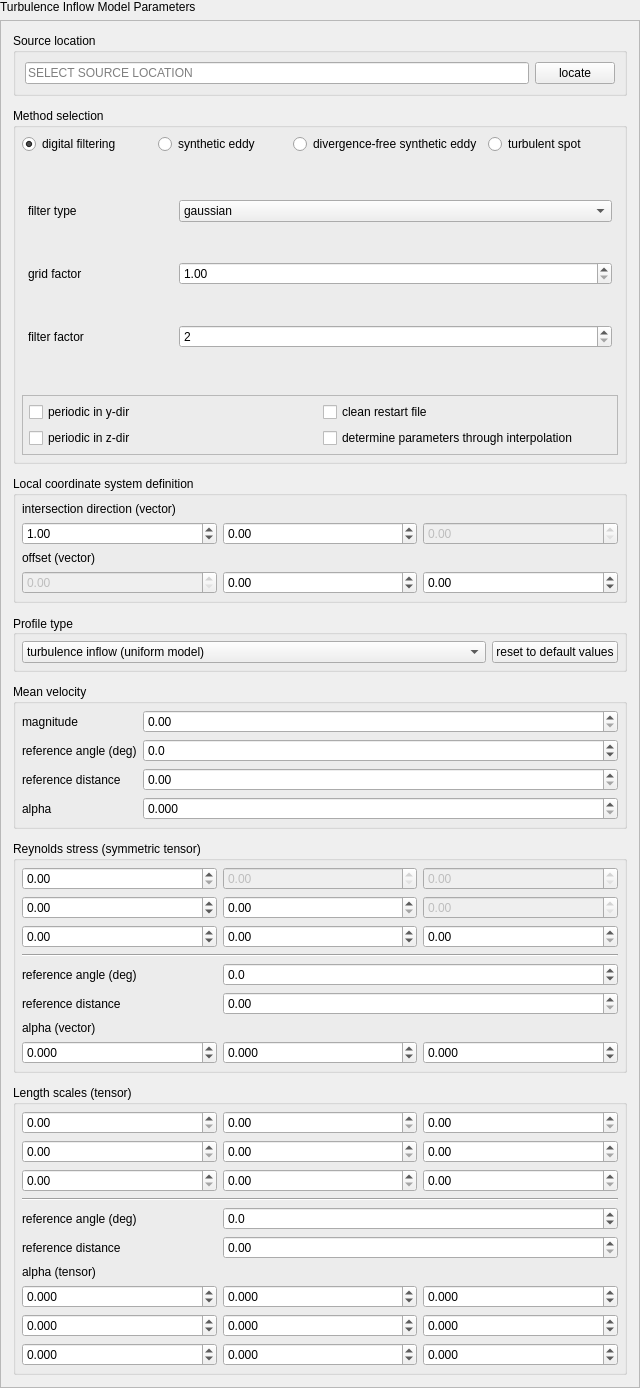
<?xml version="1.0" encoding="UTF-8"?>
<ui version="4.0">
 <class>InflowParameterWidget</class>
 <widget class="QFrame" name="InflowParameterWidget">
  <property name="geometry">
   <rect>
    <x>0</x>
    <y>0</y>
    <width>640</width>
    <height>1388</height>
   </rect>
  </property>
  <property name="minimumSize">
   <size>
    <width>0</width>
    <height>0</height>
   </size>
  </property>
  <property name="windowTitle">
   <string>Frame</string>
  </property>
  <layout class="QVBoxLayout" name="verticalLayout_2">
   <property name="leftMargin">
    <number>0</number>
   </property>
   <property name="topMargin">
    <number>0</number>
   </property>
   <property name="rightMargin">
    <number>0</number>
   </property>
   <property name="bottomMargin">
    <number>0</number>
   </property>
   <item>
    <widget class="QLabel" name="headerLabel">
     <property name="text">
      <string>Turbulence Inflow Model Parameters</string>
     </property>
    </widget>
   </item>
   <item>
    <widget class="QScrollArea" name="scrollArea">
     <property name="sizePolicy">
      <sizepolicy hsizetype="Expanding" vsizetype="MinimumExpanding">
       <horstretch>0</horstretch>
       <verstretch>0</verstretch>
      </sizepolicy>
     </property>
     <property name="widgetResizable">
      <bool>true</bool>
     </property>
     <widget class="QWidget" name="scrollAreaWidgetContents">
      <property name="geometry">
       <rect>
        <x>0</x>
        <y>0</y>
        <width>638</width>
        <height>1362</height>
       </rect>
      </property>
      <layout class="QVBoxLayout" name="verticalLayout">
       <property name="spacing">
        <number>12</number>
       </property>
       <property name="leftMargin">
        <number>12</number>
       </property>
       <property name="topMargin">
        <number>12</number>
       </property>
       <property name="rightMargin">
        <number>12</number>
       </property>
       <property name="bottomMargin">
        <number>12</number>
       </property>
       <item>
        <widget class="QGroupBox" name="sourceGroup">
         <property name="sizePolicy">
          <sizepolicy hsizetype="Preferred" vsizetype="Fixed">
           <horstretch>0</horstretch>
           <verstretch>0</verstretch>
          </sizepolicy>
         </property>
         <property name="title">
          <string>Source location</string>
         </property>
         <layout class="QGridLayout" name="gridLayout">
          <item row="0" column="0">
           <widget class="QLineEdit" name="sourceLocationDisplay">
            <property name="sizePolicy">
             <sizepolicy hsizetype="Expanding" vsizetype="Fixed">
              <horstretch>2</horstretch>
              <verstretch>0</verstretch>
             </sizepolicy>
            </property>
            <property name="acceptDrops">
             <bool>false</bool>
            </property>
            <property name="readOnly">
             <bool>true</bool>
            </property>
            <property name="placeholderText">
             <string>SELECT SOURCE LOCATION</string>
            </property>
           </widget>
          </item>
          <item row="0" column="1">
           <widget class="QPushButton" name="sourceLocateBtn">
            <property name="sizePolicy">
             <sizepolicy hsizetype="Preferred" vsizetype="Fixed">
              <horstretch>0</horstretch>
              <verstretch>0</verstretch>
             </sizepolicy>
            </property>
            <property name="text">
             <string>locate</string>
            </property>
           </widget>
          </item>
         </layout>
        </widget>
       </item>
       <item>
        <widget class="QGroupBox" name="methodSelectionGroup">
         <property name="title">
          <string>Method selection</string>
         </property>
         <layout class="QGridLayout" name="gridLayout_4">
          <property name="leftMargin">
           <number>6</number>
          </property>
          <property name="topMargin">
           <number>6</number>
          </property>
          <property name="rightMargin">
           <number>6</number>
          </property>
          <property name="bottomMargin">
           <number>6</number>
          </property>
          <property name="verticalSpacing">
           <number>6</number>
          </property>
          <item row="0" column="1">
           <widget class="QRadioButton" name="RB_syntheticEddie">
            <property name="text">
             <string>synthetic eddy</string>
            </property>
           </widget>
          </item>
          <item row="0" column="3">
           <widget class="QRadioButton" name="RB_turbulentSpot">
            <property name="text">
             <string>turbulent spot</string>
            </property>
           </widget>
          </item>
          <item row="0" column="2">
           <widget class="QRadioButton" name="RB_divergenceFree">
            <property name="text">
             <string>divergence-free synthetic eddy</string>
            </property>
           </widget>
          </item>
          <item row="0" column="0">
           <widget class="QRadioButton" name="RB_digitalFilter">
            <property name="text">
             <string>digital filtering</string>
            </property>
            <property name="checked">
             <bool>true</bool>
            </property>
           </widget>
          </item>
          <item row="1" column="0" colspan="4">
           <widget class="QStackedWidget" name="stackedMethods">
            <property name="currentIndex">
             <number>0</number>
            </property>
            <widget class="QWidget" name="digitalFilterPage">
             <layout class="QGridLayout" name="gridLayout_5" columnstretch="1,3">
              <property name="leftMargin">
               <number>6</number>
              </property>
              <property name="topMargin">
               <number>6</number>
              </property>
              <property name="rightMargin">
               <number>6</number>
              </property>
              <property name="bottomMargin">
               <number>6</number>
              </property>
              <item row="0" column="0">
               <widget class="QLabel" name="label_shaoe">
                <property name="text">
                 <string>filter type</string>
                </property>
               </widget>
              </item>
              <item row="2" column="1">
               <widget class="QSpinBox" name="filterFactor">
                <property name="minimum">
                 <number>2</number>
                </property>
                <property name="value">
                 <number>2</number>
                </property>
               </widget>
              </item>
              <item row="1" column="0">
               <widget class="QLabel" name="label_gridFactor">
                <property name="text">
                 <string>grid factor</string>
                </property>
               </widget>
              </item>
              <item row="1" column="1">
               <widget class="QDoubleSpinBox" name="gridFactor">
                <property name="minimum">
                 <double>1.000000000000000</double>
                </property>
                <property name="singleStep">
                 <double>0.010000000000000</double>
                </property>
               </widget>
              </item>
              <item row="2" column="0">
               <widget class="QLabel" name="label_filterFactor">
                <property name="text">
                 <string>filter factor</string>
                </property>
               </widget>
              </item>
              <item row="0" column="1">
               <widget class="QComboBox" name="filterType">
                <item>
                 <property name="text">
                  <string>gaussian</string>
                 </property>
                </item>
                <item>
                 <property name="text">
                  <string>exponential</string>
                 </property>
                </item>
               </widget>
              </item>
             </layout>
            </widget>
            <widget class="QWidget" name="syntheticEddiePage">
             <layout class="QGridLayout" name="gridLayout_7" columnstretch="1,3">
              <property name="leftMargin">
               <number>6</number>
              </property>
              <property name="topMargin">
               <number>6</number>
              </property>
              <property name="rightMargin">
               <number>6</number>
              </property>
              <property name="bottomMargin">
               <number>6</number>
              </property>
              <item row="1" column="0">
               <widget class="QLabel" name="label_eddyDensity">
                <property name="text">
                 <string>eddy density</string>
                </property>
               </widget>
              </item>
              <item row="0" column="0">
               <widget class="QLabel" name="label_eddyType">
                <property name="text">
                 <string>eddy type</string>
                </property>
               </widget>
              </item>
              <item row="0" column="1">
               <widget class="QComboBox" name="eddyType">
                <item>
                 <property name="text">
                  <string>gaussian</string>
                 </property>
                </item>
                <item>
                 <property name="text">
                  <string>tent</string>
                 </property>
                </item>
                <item>
                 <property name="text">
                  <string>step</string>
                 </property>
                </item>
               </widget>
              </item>
              <item row="1" column="1">
               <widget class="QDoubleSpinBox" name="eddyDensity">
                <property name="minimum">
                 <double>1.000000000000000</double>
                </property>
                <property name="maximum">
                 <double>99.000000000000000</double>
                </property>
                <property name="singleStep">
                 <double>0.010000000000000</double>
                </property>
               </widget>
              </item>
             </layout>
            </widget>
            <widget class="QWidget" name="divergenceFreePage">
             <layout class="QGridLayout" name="gridLayout_10" columnstretch="1,3">
              <property name="leftMargin">
               <number>6</number>
              </property>
              <property name="topMargin">
               <number>6</number>
              </property>
              <property name="rightMargin">
               <number>6</number>
              </property>
              <property name="bottomMargin">
               <number>6</number>
              </property>
              <item row="0" column="0">
               <widget class="QLabel" name="label_eddyDensity2">
                <property name="text">
                 <string>eddy density</string>
                </property>
               </widget>
              </item>
              <item row="0" column="1">
               <widget class="QDoubleSpinBox" name="divEddyDensity">
                <property name="minimum">
                 <double>1.000000000000000</double>
                </property>
                <property name="singleStep">
                 <double>0.010000000000000</double>
                </property>
               </widget>
              </item>
             </layout>
            </widget>
            <widget class="QWidget" name="turbulentSpotPage">
             <layout class="QGridLayout" name="gridLayout_11" columnstretch="1,3">
              <property name="leftMargin">
               <number>6</number>
              </property>
              <property name="topMargin">
               <number>6</number>
              </property>
              <property name="rightMargin">
               <number>6</number>
              </property>
              <property name="bottomMargin">
               <number>6</number>
              </property>
              <property name="verticalSpacing">
               <number>6</number>
              </property>
              <item row="1" column="0">
               <widget class="QLabel" name="label_turbulentSpotDensity">
                <property name="text">
                 <string>turbulent spot density</string>
                </property>
               </widget>
              </item>
              <item row="0" column="0">
               <widget class="QLabel" name="label_turbulentSpotType">
                <property name="text">
                 <string>turbulent spot type</string>
                </property>
               </widget>
              </item>
              <item row="1" column="1">
               <widget class="QDoubleSpinBox" name="turbulentSpotDensity">
                <property name="minimum">
                 <double>1.000000000000000</double>
                </property>
               </widget>
              </item>
              <item row="0" column="1">
               <widget class="QFrame" name="frame">
                <property name="frameShape">
                 <enum>QFrame::StyledPanel</enum>
                </property>
                <property name="frameShadow">
                 <enum>QFrame::Raised</enum>
                </property>
                <layout class="QHBoxLayout" name="horizontalLayout_2">
                 <property name="leftMargin">
                  <number>6</number>
                 </property>
                 <property name="topMargin">
                  <number>6</number>
                 </property>
                 <property name="rightMargin">
                  <number>6</number>
                 </property>
                 <property name="bottomMargin">
                  <number>6</number>
                 </property>
                 <item>
                  <widget class="QRadioButton" name="RB_turbulentSpotTypeL">
                   <property name="text">
                    <string>type L</string>
                   </property>
                   <property name="checked">
                    <bool>true</bool>
                   </property>
                  </widget>
                 </item>
                 <item>
                  <widget class="QRadioButton" name="RB_turbulentSpotTypeR">
                   <property name="text">
                    <string>type R</string>
                   </property>
                  </widget>
                 </item>
                </layout>
               </widget>
              </item>
             </layout>
            </widget>
           </widget>
          </item>
          <item row="2" column="0" colspan="4">
           <widget class="QFrame" name="optionsFrame_1">
            <property name="minimumSize">
             <size>
              <width>0</width>
              <height>0</height>
             </size>
            </property>
            <property name="frameShape">
             <enum>QFrame::StyledPanel</enum>
            </property>
            <property name="frameShadow">
             <enum>QFrame::Raised</enum>
            </property>
            <layout class="QGridLayout" name="gridLayout_9">
             <property name="leftMargin">
              <number>6</number>
             </property>
             <property name="topMargin">
              <number>6</number>
             </property>
             <property name="rightMargin">
              <number>6</number>
             </property>
             <property name="bottomMargin">
              <number>6</number>
             </property>
             <item row="2" column="1">
              <widget class="QCheckBox" name="CBx_periodicZ">
               <property name="text">
                <string>periodic in z-dir</string>
               </property>
              </widget>
             </item>
             <item row="1" column="2">
              <widget class="QCheckBox" name="CBx_cleanRestart">
               <property name="text">
                <string>clean restart file</string>
               </property>
              </widget>
             </item>
             <item row="2" column="2">
              <widget class="QCheckBox" name="CBx_interpolateParameters">
               <property name="text">
                <string>determine parameters through interpolation</string>
               </property>
              </widget>
             </item>
             <item row="1" column="1">
              <widget class="QCheckBox" name="CBx_periodicY">
               <property name="text">
                <string>periodic in y-dir</string>
               </property>
              </widget>
             </item>
            </layout>
           </widget>
          </item>
         </layout>
        </widget>
       </item>
       <item>
        <widget class="QGroupBox" name="localCoordinateSystemGroup">
         <property name="title">
          <string>Local coordinate system definition</string>
         </property>
         <layout class="QGridLayout" name="gridLayout_8">
          <property name="leftMargin">
           <number>6</number>
          </property>
          <property name="topMargin">
           <number>6</number>
          </property>
          <property name="rightMargin">
           <number>6</number>
          </property>
          <property name="bottomMargin">
           <number>6</number>
          </property>
          <item row="3" column="2">
           <widget class="QDoubleSpinBox" name="offset2">
            <property name="minimum">
             <double>-10.000000000000000</double>
            </property>
            <property name="maximum">
             <double>10.000000000000000</double>
            </property>
            <property name="singleStep">
             <double>0.010000000000000</double>
            </property>
           </widget>
          </item>
          <item row="1" column="1">
           <widget class="QDoubleSpinBox" name="dir2">
            <property name="minimum">
             <double>-10.000000000000000</double>
            </property>
            <property name="maximum">
             <double>10.000000000000000</double>
            </property>
            <property name="singleStep">
             <double>0.010000000000000</double>
            </property>
           </widget>
          </item>
          <item row="3" column="1">
           <widget class="QDoubleSpinBox" name="offset1">
            <property name="minimum">
             <double>-10.000000000000000</double>
            </property>
            <property name="maximum">
             <double>10.000000000000000</double>
            </property>
            <property name="singleStep">
             <double>0.010000000000000</double>
            </property>
           </widget>
          </item>
          <item row="1" column="2">
           <widget class="QDoubleSpinBox" name="dir3">
            <property name="enabled">
             <bool>false</bool>
            </property>
           </widget>
          </item>
          <item row="3" column="0">
           <widget class="QDoubleSpinBox" name="offset0">
            <property name="enabled">
             <bool>false</bool>
            </property>
           </widget>
          </item>
          <item row="1" column="0">
           <widget class="QDoubleSpinBox" name="dir1">
            <property name="minimum">
             <double>-10.000000000000000</double>
            </property>
            <property name="maximum">
             <double>10.000000000000000</double>
            </property>
            <property name="singleStep">
             <double>0.010000000000000</double>
            </property>
            <property name="value">
             <double>1.000000000000000</double>
            </property>
           </widget>
          </item>
          <item row="2" column="0">
           <widget class="QLabel" name="label_offsetVector">
            <property name="text">
             <string>offset (vector)</string>
            </property>
           </widget>
          </item>
          <item row="0" column="0">
           <widget class="QLabel" name="label_intersectionVector">
            <property name="text">
             <string>intersection direction (vector)</string>
            </property>
           </widget>
          </item>
         </layout>
        </widget>
       </item>
       <item>
        <widget class="QGroupBox" name="typeSelectionGroup">
         <property name="sizePolicy">
          <sizepolicy hsizetype="Preferred" vsizetype="Fixed">
           <horstretch>0</horstretch>
           <verstretch>0</verstretch>
          </sizepolicy>
         </property>
         <property name="title">
          <string>Profile type</string>
         </property>
         <property name="alignment">
          <set>Qt::AlignLeading|Qt::AlignLeft|Qt::AlignVCenter</set>
         </property>
         <property name="flat">
          <bool>false</bool>
         </property>
         <property name="checkable">
          <bool>false</bool>
         </property>
         <layout class="QHBoxLayout" name="horizontalLayout">
          <property name="leftMargin">
           <number>6</number>
          </property>
          <property name="topMargin">
           <number>6</number>
          </property>
          <property name="rightMargin">
           <number>6</number>
          </property>
          <property name="bottomMargin">
           <number>6</number>
          </property>
          <item>
           <widget class="QComboBox" name="modelSelectionCBX">
            <property name="sizePolicy">
             <sizepolicy hsizetype="Expanding" vsizetype="Fixed">
              <horstretch>0</horstretch>
              <verstretch>0</verstretch>
             </sizepolicy>
            </property>
            <item>
             <property name="text">
              <string>turbulence inflow (uniform model)</string>
             </property>
            </item>
            <item>
             <property name="text">
              <string>turbulence inflow (exponential model)</string>
             </property>
            </item>
           </widget>
          </item>
          <item>
           <widget class="QPushButton" name="resetButton">
            <property name="sizePolicy">
             <sizepolicy hsizetype="Preferred" vsizetype="Fixed">
              <horstretch>0</horstretch>
              <verstretch>0</verstretch>
             </sizepolicy>
            </property>
            <property name="text">
             <string>reset to default values</string>
            </property>
           </widget>
          </item>
         </layout>
        </widget>
       </item>
       <item>
        <widget class="QGroupBox" name="velocityGroup">
         <property name="title">
          <string>Mean velocity</string>
         </property>
         <layout class="QGridLayout" name="gridLayout_3" columnstretch="0,1">
          <property name="leftMargin">
           <number>6</number>
          </property>
          <property name="topMargin">
           <number>6</number>
          </property>
          <property name="rightMargin">
           <number>6</number>
          </property>
          <property name="bottomMargin">
           <number>6</number>
          </property>
          <item row="0" column="0">
           <widget class="QLabel" name="label_velocityU">
            <property name="text">
             <string>magnitude</string>
            </property>
           </widget>
          </item>
          <item row="1" column="0">
           <widget class="QLabel" name="label_refAngleU">
            <property name="text">
             <string>reference angle (deg)</string>
            </property>
           </widget>
          </item>
          <item row="2" column="0">
           <widget class="QLabel" name="label_refDistU">
            <property name="text">
             <string>reference distance</string>
            </property>
           </widget>
          </item>
          <item row="3" column="0">
           <widget class="QLabel" name="label_alphaU">
            <property name="text">
             <string>alpha</string>
            </property>
           </widget>
          </item>
          <item row="0" column="1">
           <widget class="QDoubleSpinBox" name="vel">
            <property name="maximum">
             <double>333.000000000000000</double>
            </property>
            <property name="singleStep">
             <double>0.100000000000000</double>
            </property>
           </widget>
          </item>
          <item row="1" column="1">
           <widget class="QDoubleSpinBox" name="refAngleU">
            <property name="decimals">
             <number>1</number>
            </property>
            <property name="minimum">
             <double>-180.000000000000000</double>
            </property>
            <property name="maximum">
             <double>180.000000000000000</double>
            </property>
           </widget>
          </item>
          <item row="2" column="1">
           <widget class="QDoubleSpinBox" name="refDistU">
            <property name="maximum">
             <double>300.000000000000000</double>
            </property>
           </widget>
          </item>
          <item row="3" column="1">
           <widget class="QDoubleSpinBox" name="alphaU">
            <property name="decimals">
             <number>3</number>
            </property>
            <property name="singleStep">
             <double>0.010000000000000</double>
            </property>
           </widget>
          </item>
         </layout>
        </widget>
       </item>
       <item>
        <widget class="QGroupBox" name="phiTensorGroup">
         <property name="title">
          <string>Reynolds stress (symmetric tensor)</string>
         </property>
         <layout class="QGridLayout" name="gridLayout_2" rowstretch="0,0,0,0,0,0,0,0,0,0,0">
          <property name="leftMargin">
           <number>6</number>
          </property>
          <property name="topMargin">
           <number>6</number>
          </property>
          <property name="rightMargin">
           <number>6</number>
          </property>
          <property name="bottomMargin">
           <number>6</number>
          </property>
          <item row="1" column="0">
           <widget class="QDoubleSpinBox" name="PHI11"/>
          </item>
          <item row="1" column="1">
           <widget class="QDoubleSpinBox" name="PHI12">
            <property name="enabled">
             <bool>false</bool>
            </property>
           </widget>
          </item>
          <item row="1" column="2">
           <widget class="QDoubleSpinBox" name="PHI13">
            <property name="enabled">
             <bool>false</bool>
            </property>
           </widget>
          </item>
          <item row="2" column="0">
           <widget class="QDoubleSpinBox" name="PHI21">
            <property name="minimum">
             <double>-100.000000000000000</double>
            </property>
           </widget>
          </item>
          <item row="2" column="1">
           <widget class="QDoubleSpinBox" name="PHI22"/>
          </item>
          <item row="2" column="2">
           <widget class="QDoubleSpinBox" name="PHI23">
            <property name="enabled">
             <bool>false</bool>
            </property>
           </widget>
          </item>
          <item row="5" column="0">
           <widget class="QDoubleSpinBox" name="PHI31">
            <property name="minimum">
             <double>-100.000000000000000</double>
            </property>
           </widget>
          </item>
          <item row="5" column="1">
           <widget class="QDoubleSpinBox" name="PHI32">
            <property name="minimum">
             <double>-100.000000000000000</double>
            </property>
           </widget>
          </item>
          <item row="5" column="2">
           <widget class="QDoubleSpinBox" name="PHI33"/>
          </item>
          <item row="6" column="0" colspan="3">
           <widget class="Line" name="line_3">
            <property name="orientation">
             <enum>Qt::Horizontal</enum>
            </property>
           </widget>
          </item>
          <item row="7" column="0">
           <widget class="QLabel" name="label_refAnglePHI">
            <property name="text">
             <string>reference angle (deg)</string>
            </property>
           </widget>
          </item>
          <item row="7" column="1" colspan="2">
           <widget class="QDoubleSpinBox" name="refAnglePHI">
            <property name="decimals">
             <number>1</number>
            </property>
            <property name="minimum">
             <double>-180.000000000000000</double>
            </property>
            <property name="maximum">
             <double>180.000000000000000</double>
            </property>
           </widget>
          </item>
          <item row="8" column="0">
           <widget class="QLabel" name="label_refDistPHI">
            <property name="text">
             <string>reference distance</string>
            </property>
           </widget>
          </item>
          <item row="8" column="1" colspan="2">
           <widget class="QDoubleSpinBox" name="refDistPHI">
            <property name="maximum">
             <double>300.000000000000000</double>
            </property>
           </widget>
          </item>
          <item row="9" column="0" colspan="3">
           <widget class="QLabel" name="label_alphaPHI">
            <property name="sizePolicy">
             <sizepolicy hsizetype="Preferred" vsizetype="Preferred">
              <horstretch>0</horstretch>
              <verstretch>0</verstretch>
             </sizepolicy>
            </property>
            <property name="text">
             <string>alpha (vector)</string>
            </property>
           </widget>
          </item>
          <item row="10" column="0">
           <widget class="QDoubleSpinBox" name="alpha1">
            <property name="decimals">
             <number>3</number>
            </property>
            <property name="minimum">
             <double>-99.989999999999995</double>
            </property>
            <property name="singleStep">
             <double>0.010000000000000</double>
            </property>
           </widget>
          </item>
          <item row="10" column="1">
           <widget class="QDoubleSpinBox" name="alpha2">
            <property name="decimals">
             <number>3</number>
            </property>
            <property name="minimum">
             <double>-99.989999999999995</double>
            </property>
            <property name="singleStep">
             <double>0.010000000000000</double>
            </property>
           </widget>
          </item>
          <item row="10" column="2">
           <widget class="QDoubleSpinBox" name="alpha3">
            <property name="decimals">
             <number>3</number>
            </property>
            <property name="minimum">
             <double>-99.989999999999995</double>
            </property>
            <property name="singleStep">
             <double>0.010000000000000</double>
            </property>
           </widget>
          </item>
         </layout>
        </widget>
       </item>
       <item>
        <widget class="QGroupBox" name="LTensorGroup">
         <property name="title">
          <string>Length scales (tensor)</string>
         </property>
         <layout class="QGridLayout" name="gridLayout_2" rowstretch="0,0,0,0,0,0,0,0,0,0,0,0,0">
          <property name="leftMargin">
           <number>6</number>
          </property>
          <property name="topMargin">
           <number>6</number>
          </property>
          <property name="rightMargin">
           <number>6</number>
          </property>
          <property name="bottomMargin">
           <number>6</number>
          </property>
          <item row="1" column="0">
           <widget class="QDoubleSpinBox" name="L11"/>
          </item>
          <item row="1" column="1">
           <widget class="QDoubleSpinBox" name="L12"/>
          </item>
          <item row="1" column="2">
           <widget class="QDoubleSpinBox" name="L13"/>
          </item>
          <item row="2" column="0">
           <widget class="QDoubleSpinBox" name="L21"/>
          </item>
          <item row="2" column="1">
           <widget class="QDoubleSpinBox" name="L22"/>
          </item>
          <item row="2" column="2">
           <widget class="QDoubleSpinBox" name="L23"/>
          </item>
          <item row="5" column="0">
           <widget class="QDoubleSpinBox" name="L31"/>
          </item>
          <item row="5" column="1">
           <widget class="QDoubleSpinBox" name="L32"/>
          </item>
          <item row="5" column="2">
           <widget class="QDoubleSpinBox" name="L33"/>
          </item>
          <item row="6" column="0" colspan="3">
           <widget class="Line" name="line_3">
            <property name="orientation">
             <enum>Qt::Horizontal</enum>
            </property>
           </widget>
          </item>
          <item row="7" column="0">
           <widget class="QLabel" name="label_refAngleL">
            <property name="text">
             <string>reference angle (deg)</string>
            </property>
           </widget>
          </item>
          <item row="7" column="1" colspan="2">
           <widget class="QDoubleSpinBox" name="refAngleL">
            <property name="decimals">
             <number>1</number>
            </property>
            <property name="minimum">
             <double>-180.000000000000000</double>
            </property>
            <property name="maximum">
             <double>180.000000000000000</double>
            </property>
           </widget>
          </item>
          <item row="8" column="0">
           <widget class="QLabel" name="label_refDistL">
            <property name="text">
             <string>reference distance</string>
            </property>
           </widget>
          </item>
          <item row="8" column="1" colspan="2">
           <widget class="QDoubleSpinBox" name="refDistL">
            <property name="maximum">
             <double>300.000000000000000</double>
            </property>
           </widget>
          </item>
          <item row="9" column="0" colspan="3">
           <widget class="QLabel" name="label_alphaL">
            <property name="sizePolicy">
             <sizepolicy hsizetype="Preferred" vsizetype="Preferred">
              <horstretch>0</horstretch>
              <verstretch>0</verstretch>
             </sizepolicy>
            </property>
            <property name="text">
             <string>alpha (tensor)</string>
            </property>
           </widget>
          </item>
          <item row="10" column="0">
           <widget class="QDoubleSpinBox" name="alpha11">
            <property name="decimals">
             <number>3</number>
            </property>
            <property name="minimum">
             <double>-99.989999999999995</double>
            </property>
            <property name="singleStep">
             <double>0.010000000000000</double>
            </property>
           </widget>
          </item>
          <item row="10" column="1">
           <widget class="QDoubleSpinBox" name="alpha12">
            <property name="decimals">
             <number>3</number>
            </property>
            <property name="minimum">
             <double>-99.989999999999995</double>
            </property>
            <property name="singleStep">
             <double>0.010000000000000</double>
            </property>
           </widget>
          </item>
          <item row="10" column="2">
           <widget class="QDoubleSpinBox" name="alpha13">
            <property name="decimals">
             <number>3</number>
            </property>
            <property name="minimum">
             <double>-99.989999999999995</double>
            </property>
            <property name="singleStep">
             <double>0.010000000000000</double>
            </property>
           </widget>
          </item>
          <item row="11" column="0">
           <widget class="QDoubleSpinBox" name="alpha21">
            <property name="decimals">
             <number>3</number>
            </property>
            <property name="minimum">
             <double>-99.989999999999995</double>
            </property>
            <property name="singleStep">
             <double>0.010000000000000</double>
            </property>
           </widget>
          </item>
          <item row="11" column="1">
           <widget class="QDoubleSpinBox" name="alpha22">
            <property name="decimals">
             <number>3</number>
            </property>
            <property name="minimum">
             <double>-99.989999999999995</double>
            </property>
            <property name="singleStep">
             <double>0.010000000000000</double>
            </property>
           </widget>
          </item>
          <item row="11" column="2">
           <widget class="QDoubleSpinBox" name="alpha23">
            <property name="decimals">
             <number>3</number>
            </property>
            <property name="minimum">
             <double>-99.989999999999995</double>
            </property>
            <property name="singleStep">
             <double>0.010000000000000</double>
            </property>
           </widget>
          </item>
          <item row="12" column="0">
           <widget class="QDoubleSpinBox" name="alpha31">
            <property name="decimals">
             <number>3</number>
            </property>
            <property name="minimum">
             <double>-99.989999999999995</double>
            </property>
            <property name="singleStep">
             <double>0.010000000000000</double>
            </property>
           </widget>
          </item>
          <item row="12" column="1">
           <widget class="QDoubleSpinBox" name="alpha32">
            <property name="decimals">
             <number>3</number>
            </property>
            <property name="minimum">
             <double>-99.989999999999995</double>
            </property>
            <property name="singleStep">
             <double>0.010000000000000</double>
            </property>
           </widget>
          </item>
          <item row="12" column="2">
           <widget class="QDoubleSpinBox" name="alpha33">
            <property name="decimals">
             <number>3</number>
            </property>
            <property name="minimum">
             <double>-99.989999999999995</double>
            </property>
            <property name="singleStep">
             <double>0.010000000000000</double>
            </property>
           </widget>
          </item>
         </layout>
        </widget>
       </item>
      </layout>
     </widget>
    </widget>
   </item>
  </layout>
 </widget>
 <resources/>
 <connections/>
</ui>
